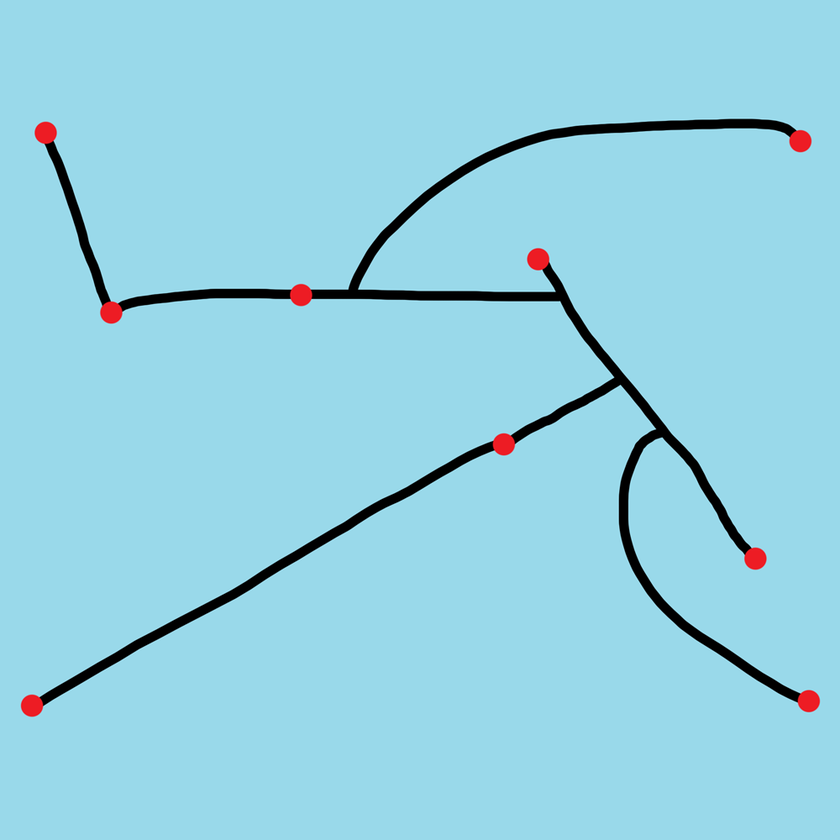
#> input picture LinesAlgorithem.png, 840 x 840 px, shrunk from 1000 x 1000 before the run, found by its file name
$ python find_routes.py ../LinesAlgorithem.png
#> lines starting #> are read from the running program, lines starting #| are printed output that depends on the picture; after the words box and inside, x2 and y2 are one past the last pixel; in counts of white or black regions, pixels touching at a corner belong together
import json
import sys
from itertools import count, combinations
from turtle import update

import cv2
import matplotlib.pyplot as plt
import numpy as np

save_animation = ("animate" in sys.argv)


def inrange_thresh(image, color, thresh, binarize_thresh=None):
    """
    Apply cv.inRange with a threshold near the given color, optionally threshold the final image.
    """
    min_color = tuple(c - thresh for c in color)
    max_color = tuple(c + thresh for c in color)
    image = cv2.inRange(image, min_color, max_color)
    if binarize_thresh is not None:
        t, image = cv2.threshold(image, binarize_thresh, 255, cv2.THRESH_BINARY)
    return image


def find_feature_bboxes(image):
    """
    Find contours in the image and return their bounding boxes.
    :return: Iterable of (x, y, w, h)
    """
    cnts, *_ = cv2.findContours(image, cv2.RETR_EXTERNAL, cv2.CHAIN_APPROX_SIMPLE)
    for c in cnts:
        yield cv2.boundingRect(c)


def distance_from_point(input_mask, start_point):
    """
    Build a distance map following truthy paths in the input mask image, starting from start_point.
    :return: Tuple of distance map matrix and infinity value for the matrix
    """
    binary_mask = (input_mask > 127)
    # Figure out a suitably large number to serve as "infinity" for the mask.
    infinite_distance = max(binary_mask.shape) * 2

    # Generate a distance map with unreachable points, then seed it with our start point.
    dist_map = np.full_like(input_mask, infinite_distance, dtype="uint32")
    dist_map[start_point[::-1]] = 0

    # Precompute a structuring element we can use to dilate the "wavefront" to walk along the route with.
    struct_el = cv2.getStructuringElement(cv2.MORPH_RECT, (3, 3))
    for step in count(1):
        # Compute a zero map for new neighboring pixels.
        neighbor_map = np.full_like(dist_map, 0, dtype="uint8")
        # Mask in all of the pixels that were filled in by the last step.
        neighbor_map[dist_map == (step - 1)] = 255
        # Dilate the map with the structuring element so new neighboring pixels would be included.
        neighbor_map = cv2.dilate(neighbor_map, struct_el)

        # Figure out which pixels in the dist map should be filled
        new_dist_mask = (
            (dist_map > step) &  # must be more distant than we've already filled
            (neighbor_map > 0) &  # must be one of these new neighbors
            binary_mask  # must be walkable
        )
        if not np.any(new_dist_mask):
            # If there are no new pixels, we're done.
            break
        dist_map[new_dist_mask] = step

        if save_animation:
            plt.imsave(f"anim/nm-{start_point[0]}-{start_point[1]}-{step:05d}.png", neighbor_map)
            plt.imsave(f"anim/dm-{start_point[0]}-{start_point[1]}-{step:05d}.png", dist_map)
    return (dist_map, infinite_distance)


def print_distance_matrix(distances):
    station_ids = sorted({k[0] for k in distances})
    print("B / A  | " + " ".join(f"#{x}".rjust(5) for x in station_ids))
    for sb in station_ids:
        formatted_ds = [str(distances.get(tuple(sorted((sa, sb))), "-")).rjust(5) for sa in station_ids]
        print(f"#{sb}".rjust(6) + " | ", *formatted_ds)


def main():
    image = cv2.imread("LinesAlgorithem.png", cv2.IMREAD_COLOR)
#> image is the input picture: shape (840, 840, 3); mean B, G, R 225.5, 209.1, 148.5

    marker_color = (239, 30, 40)[::-1]  # RGB -> BGR
    route_color = (0, 0, 0)[::-1]

    # Grab a grayscale image of the markers only
    markers = (inrange_thresh(image, marker_color, 5, 5) > 0).astype(np.uint8)
#> in inrange_thresh, `image = cv2.inRange(image, min_color, max_color)`:
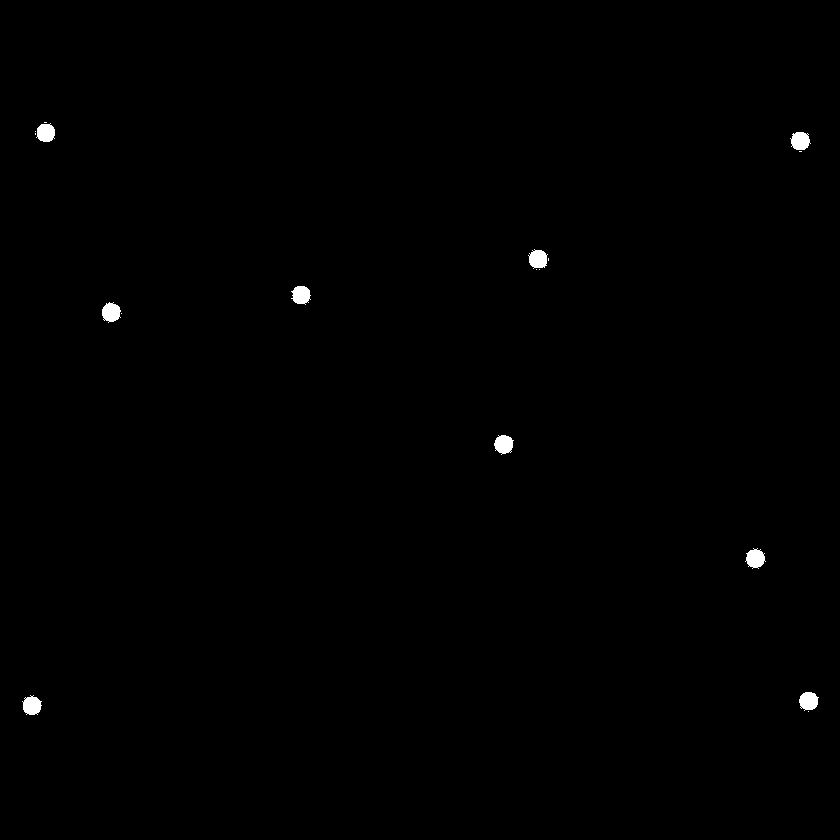
#> image: shape (840, 840); 0.37% white; 18 white regions (9 under 20 px), largest, box (x1, y1, x2, y2) and area: (745, 548, 766, 569) 290, (102, 302, 121, 323) 288, (494, 435, 514, 455) 287
#> in inrange_thresh, `t, image = cv2.threshold(image, binarize_thresh, 255, cv2.THRESH_BINARY)`: t = 5
    # Use the center of their bounding boxes as a station location
    station_positions = [(int(x + w / 2), int(y + h / 2)) for x, y, w, h in find_feature_bboxes(markers)]
#> station_positions = [(808, 711), (32, 705), (809, 701), (755, 558), (504, 445), (121, 313), (111, 312), (301, 295), (539, 269), (536, 269), (548, 259), (538, 259), (800, 151), (35, 134), (800, 141), (35, 131), (45, 132), (45, 122)]
    station_positions.sort(key=lambda pair: pair[1])

    # Dilate the markers a bit so they'll always sit on the roads, then splat them on.
    # We'll use this as the base map for the contour-walking algorithm so it's all connected.
    markers_dilated = cv2.dilate(markers, cv2.getStructuringElement(cv2.MORPH_RECT, (5, 5)))
#> markers_dilated: shape (840, 840); values 0 (black) and 1 (white), 0.61% white; 9 white regions, largest, box (x1, y1, x2, y2) and area: (743, 546, 768, 571) 498, (526, 247, 551, 272) 497, (100, 300, 124, 325) 484
    routes_binary = inrange_thresh(image, route_color, 25, 0)
#> call 2 of inrange_thresh, with color = (0, 0, 0), thresh = 25, binarize_thresh = 0
#> in inrange_thresh (call 2), `image = cv2.inRange(image, min_color, max_color)`:
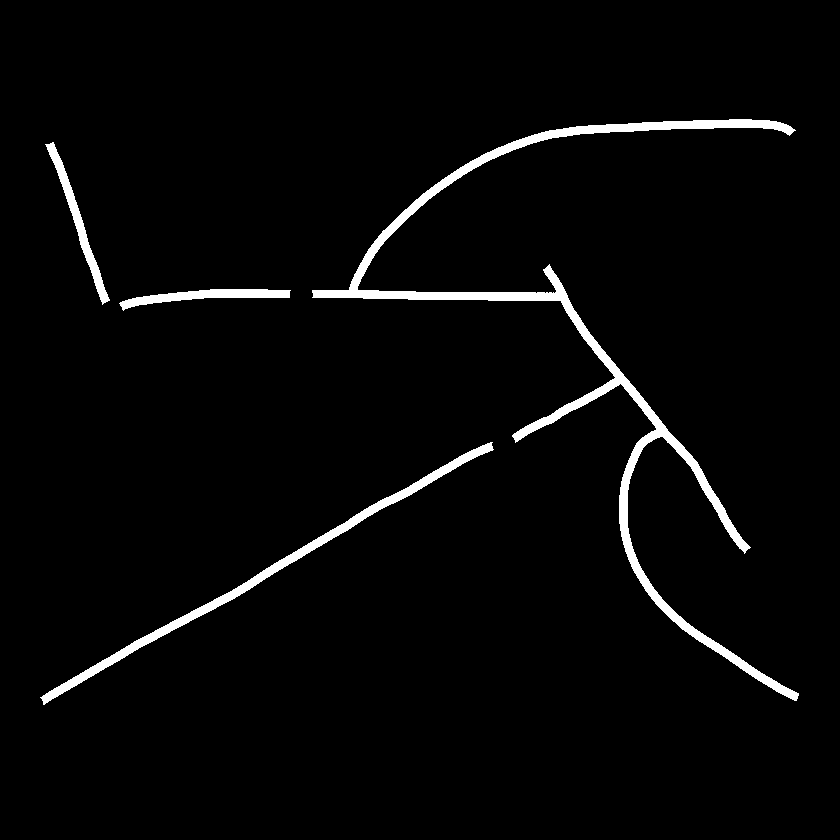
#> image: shape (840, 840); 2.9% white; 4 white regions, box (x1, y1, x2, y2) and area: (312, 119, 799, 701) 13387, (40, 442, 494, 705) 4383, (119, 289, 291, 311) 1456, (45, 142, 110, 305) 1426
#> in inrange_thresh (call 2), `t, image = cv2.threshold(image, binarize_thresh, 255, cv2.THRESH_BINARY)`: t = 0
    routes_binary[markers_dilated > 0] = 255
#> routes_binary: shape (840, 840); 3.5% white; 1 white region, box (x1, y1, x2, y2) and area: (20, 119, 821, 717) 24884

    plt.imsave("out/routes_binary.png", routes_binary, dpi=300)
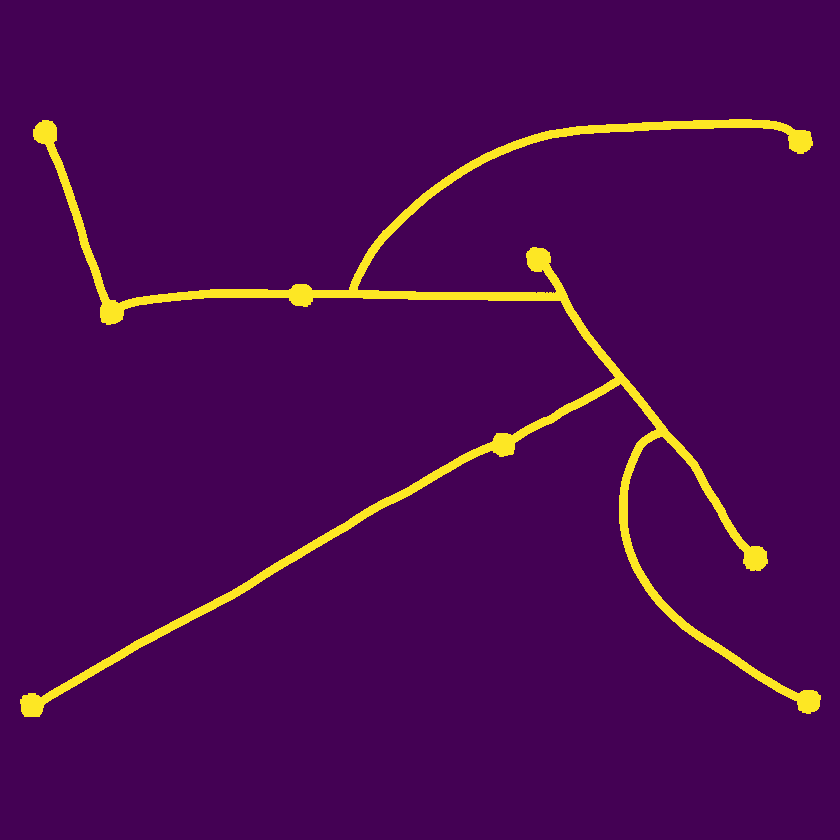
#> saved as routes_binary.png: shape (840, 840, 3); mean R, G, B 74.5, 9.1, 82.3

    station_infos = []
    for station_id, start_point in enumerate(station_positions, 1):
        print(f"Computing distance map for station {station_id} at {start_point}")
        distmap, inf = distance_from_point(routes_binary, start_point)
        station_infos.append((station_id, start_point, distmap, inf))
#> this loop made 18 passes
#| Computing distance map for station 1 at (45, 122)
#| Computing distance map for station 2 at (35, 131)
#| Computing distance map for station 3 at (45, 132)
#| Computing distance map for station 4 at (35, 134)
#| Computing distance map for station 5 at (800, 141)
#| Computing distance map for station 6 at (800, 151)
#| Computing distance map for station 7 at (548, 259)
#| Computing distance map for station 8 at (538, 259)
#> (further printed lines are left out)
#> pass 1, in main, `distmap, inf = distance_from_point(routes_binary, start_point)`:
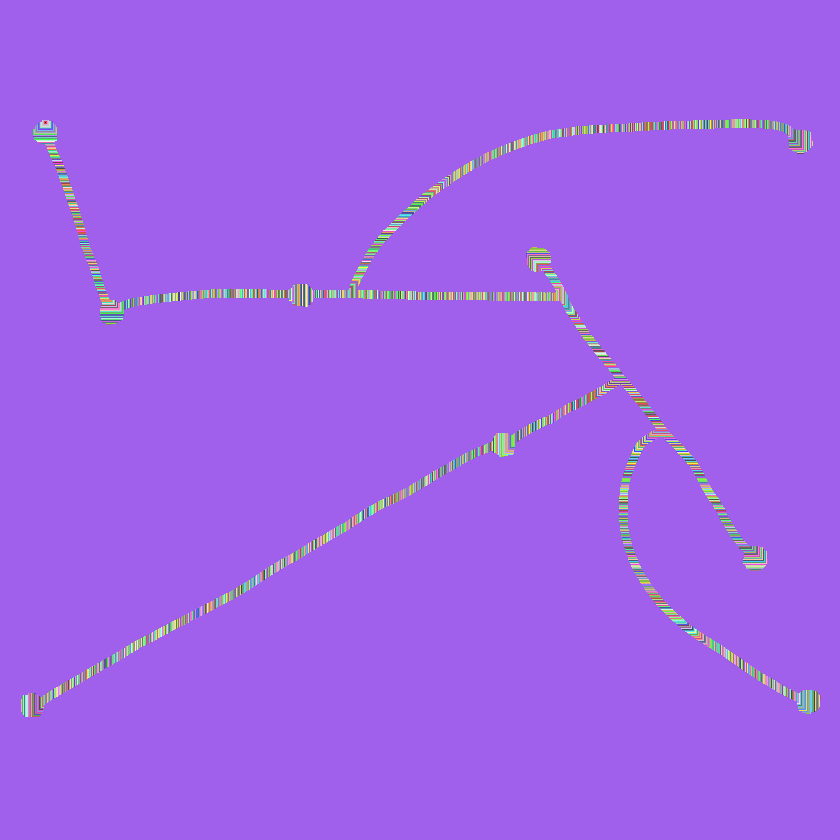
#> distmap: shape (840, 840) uint32; 1302 distinct labels, from 0 to 1680; one colour per label, 0 black
#> after the loop, station_infos = 18 items

    distances = {}
    SendToFile = {}
    HappendOnce = False
    S_id = 0
    for (sa_id, sa_point, sa_map, sa_inf), (sb_id, sb_point, sb_map, sb_inf) in combinations(station_infos, 2):
        distance = sa_map[sb_point[::-1]]
        if distance >= sa_inf:
            distance = np.inf
        distances[tuple(sorted((sa_id, sb_id)))] = distance
        print(f"Distance between {sa_id} ({sa_point}) and {sb_id} ({sb_point}): {distance}")
        if S_id != sa_id and HappendOnce == True:
            SendToFile.update({sa_id-1:tuple(FX)})
            S_id = sa_id
            HappendOnce = False
        if HappendOnce == True:
            FX = FX +  [[int(sb_id),int(distance)]]
            S_id = sa_id
        else:
            FX = [[int(sb_id),int(distance)]]
            S_id = sa_id
            HappendOnce = True
#> this loop made 153 passes
#> (sa_id, sa_point, sb_id, sb_point, FX, S_id) on passes 1, 2, 3, 4, 5, 6, 19: (1, (45, 122), 2, (35, 131), [[2, 10]], 1), (1, (45, 122), 3, (45, 132), [[2, 10], [3, 10]], 1), (1, (45, 122), 4, (35, 134), [[2, 10], [3, 10], [4, 12]], 1), (1, (45, 122), 5, (800, 141), [[2, 10], [3, 10], [4, 12], [5, 881]], 1), (1, (45, 122), 6, (800, 151), [[2, 10], [3, 10], [4, 12], [5, 881], [6, 886]], 1), (1, (45, 122), 7, (548, 259), [[2, 10], [3, 10], [4, 12], [5, 881], [6, 886], [7, 656]], 1), (2, (35, 131), 4, (35, 134), [[3, 10], [4, 3]], 2)
#> (sa_id, sa_point, sb_id, sb_point, S_id, FX) on passes 18, 34, 49: (2, (35, 131), 3, (45, 132), 2, [[3, 10]]), (3, (45, 132), 4, (35, 134), 3, [[4, 10]]), (4, (35, 134), 5, (800, 141), 4, [[5, 869]])
#| Distance between 1 ((45, 122)) and 2 ((35, 131)): 10
#| Distance between 1 ((45, 122)) and 3 ((45, 132)): 10
#| Distance between 1 ((45, 122)) and 4 ((35, 134)): 12
#| Distance between 1 ((45, 122)) and 5 ((800, 141)): 881
#| Distance between 1 ((45, 122)) and 6 ((800, 151)): 886
#| Distance between 1 ((45, 122)) and 7 ((548, 259)): 656
#| Distance between 1 ((45, 122)) and 8 ((538, 259)): 656
#| Distance between 1 ((45, 122)) and 9 ((539, 269)): 649
#> (further printed lines are left out)
#> after the loop, SendToFile = 16 items; distances = 153 items
    json.dump(SendToFile, open("out/CoordsTest.json",'w'))
    print_distance_matrix(distances)
#> in print_distance_matrix, `station_ids = sorted({k[0] for k in distances})`: station_ids = [1, 2, 3, 4, 5, 6, 7, 8, 9, 10, 11, 12, 13, 14, 15, 16, 17]
#> the loop in print_distance_matrix, `for sb in station_ids:` made 17 passes

    fig, axs_grid = plt.subplots(4, len(station_positions) // 4, figsize=(15, 10))

    for subplot, (station_id, start_point, distmap, inf) in zip(axs_grid.flat, station_infos):
        # Prettify the distmap for display (invert, colorize)
        colorized_distmap = plt.cm.viridis(plt.Normalize()(inf - distmap))
        # Draw the start point marker circle
        cv2.circle(colorized_distmap, start_point, 15, (255, 255, 255))
        subplot.set_title(f"#{station_id} {start_point}")
        subplot.imshow(colorized_distmap)
        subplot.axis("off")
#> this loop made 16 passes
#> pass 1, in main, `colorized_distmap = plt.cm.viridis(plt.Normalize()(inf - distmap))`:
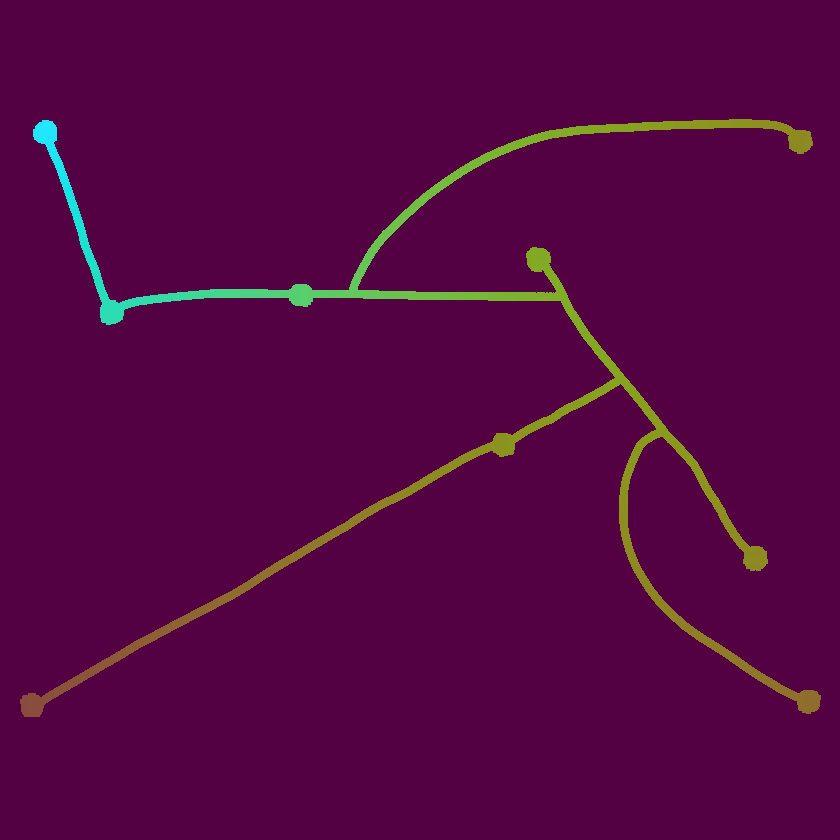
#> colorized_distmap: shape (840, 840, 4) float64; mean of channels 0, 1, 2, 3 0.267, 0.0268, 0.334, 1; drawn as B, G, R

    plt.tight_layout(pad=.7)
    # plt.show()
    plt.savefig("out/all_distmaps.png", dpi=500)
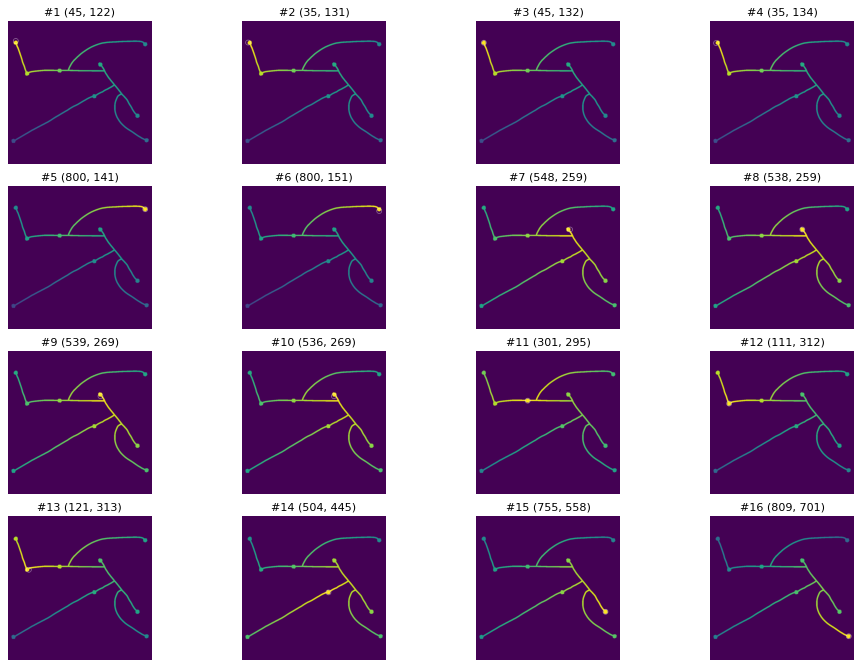
#> figure drawn by matplotlib, 16 panels


if __name__ == '__main__':
    main()
